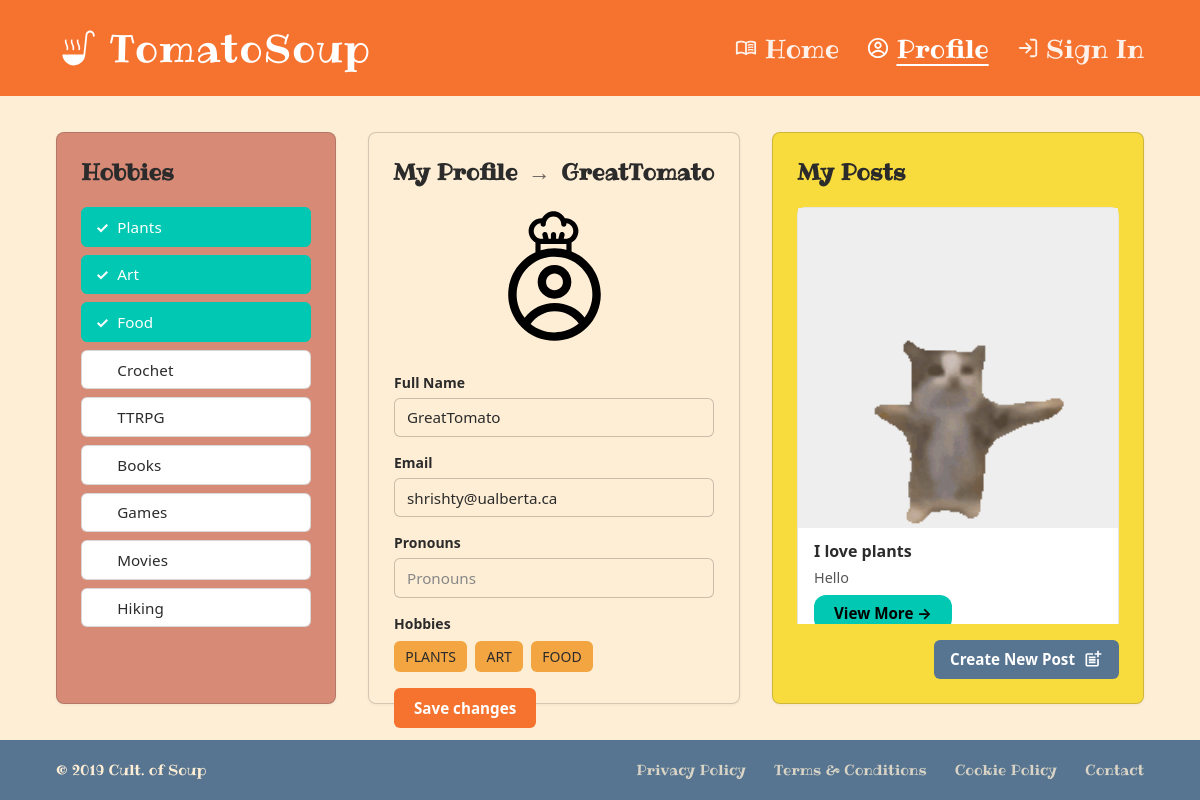
/profile/ (signed in), run on the app's committed database.
### Soup/models.py (models this page shows, shortened)
class Author(AbstractBaseUser, PermissionsMixin):
    id = models.UUIDField(primary_key=True, default=uuid.uuid4, editable=False)
    username = models.CharField(max_length=150, unique=True)
    email = models.CharField(blank=True)
    password = models.CharField(max_length=128, default="thisisapassword")
    pronouns = models.CharField(max_length=128, default="")
    hobby = JSONField(default=list, blank=True) # This will be a list of strings of hobbies that the user has selected
    date_joined = models.DateTimeField(default=timezone.now)
    is_superuser = models.BooleanField(default=False)
    is_staff = models.BooleanField(default=False)
    is_active = models.BooleanField(default=True)
    objects = UserManager()
    USERNAME_FIELD = "username"
    REQUIRED_FIELDS = ["email", "password"]

class Post(models.Model):
    id = models.UUIDField(primary_key=True, default=uuid.uuid4, editable=False)
    title = models.CharField(max_length=300, blank=True)
    description = models.TextField(blank=True)
    author = models.ForeignKey(Author, on_delete=models.CASCADE)
    hobby = models.CharField(max_length=300, choices=HOBBY, default='PLANTS')
    published = models.DateTimeField(default=timezone.now)
    views = models.PositiveIntegerField(default=0)

class Image(models.Model):
    id = models.UUIDField(primary_key=True, default=uuid.uuid4, editable=False)
    post = models.ForeignKey(Post, on_delete=models.CASCADE)
    image = models.ImageField(upload_to='entry_images/')
    order = models.PositiveIntegerField(default=0)
    class Meta:
        ordering = ['order']

### Soup/views.py (the view, shortened to what this page needs)
# urls.py: path('profile/', views.profile_view, name='profile'),
@login_required
def profile_view(request):
    author = request.user
    if author.hobby == '':
        selected = []
    else:
        selected = json.loads(author.hobby)
    user_posts = (
        Post.objects.filter(author=author)
        .prefetch_related("image_set")
        .order_by("-published")
    )
    context = {
        "author": author,
        "all_hobbies": HOBBY,
        "selected_hobby_values": selected,
        "user_posts": user_posts,
    }
    return render(request, "profile.html", context)

### Soup/templates/profile.html (shortened to what this page needs)
{% extends 'base.html' %}
{% load static %}
{% block head %}
<link rel="stylesheet" href="{% static 'css/profile.css' %}">
{% endblock %}
{% block content %}
<div class="profile-layout">
  <aside class="profile-col profile-col--hobbies">
    <h2 class="profile-col-title">Hobbies</h2>
    <ul class="hobby-list" aria-label="Select hobbies">
      {% for value, label in all_hobbies %}
        <li>
          <form name="change-hobby" name="login" method="POST">
            <button type="submit" class="hobby-btn {% if value in selected_hobby_values %}hobby-btn--selected{% endif %}" data-hobby="{{ value }}" aria-pressed="{% if value in selected_hobby_values %}true{% else %}false{% endif %}">
              <span class="hobby-btn-check" aria-hidden="true">✓</span>
              {{ label }}
            </button>
        </form>
        </li>
      {% endfor %}
    </ul>
  </aside>
  <section class="profile-col profile-col--main">
    <h2 class="profile-col-title">
      My Profile
      <span class="profile-col-title-arrow" aria-hidden="true">→</span>
      <span class="profile-display-name">{{ author.username }}</span>
    </h2>
    <div class="profile-card">
      <div class="profile-avatar" aria-hidden="true">
        <img src="{% static 'icons/Component 1_chefprofile.svg' %}" alt="" />
      </div>
      <form class="profile-form" method="post" action="">
        <label class="profile-field">
          <span class="profile-field-label">Full Name</span>
          <input type="text" name="username" class="profile-input" value="{{ author.username }}" placeholder="Username" />
        </label>
        <label class="profile-field">
          <span class="profile-field-label">Email</span>
          <input type="email" name="email" class="profile-input" value="{{ author.email|default:'' }}" placeholder="Email" />
        </label>
        <label class="profile-field">
          <span class="profile-field-label">Pronouns</span>
          <input type="text" name="pronouns" class="profile-input" placeholder="Pronouns" value="{{ author.pronouns|default:'' }}"/>
        </label>
        <div class="profile-hobbies-tags">
          <span class="profile-field-label">Hobbies</span>
          <div class="hobby-tags" aria-label="Selected hobbies">
            {% for value in selected_hobby_values %}
                <span class="hobby-tag">{{ value }}</span>
            {% endfor %}
          </div>
        </div>
        <button type="submit" class="profile-save-btn">Save changes</button>
      </form>
    </div>
  </section>
  <aside class="profile-col profile-col--posts">
    <h2 class="profile-col-title">My Posts</h2>
    <div class="post-cards">
      {% for post in user_posts %}
        <article class="post-card">
          <div class="post-card-image">
            {% with post.image_set.all as images %}
              {% if images %}
                <img src="{{ images.0.image.url }}" alt="" />
              {% else %}
                <span class="post-card-image-placeholder" aria-hidden="true">📷</span>
              {% endif %}
            {% endwith %}
          </div>
          <div class="post-card-body">
            <h3 class="post-card-title">{{ post.title|default:"Untitled" }}</h3>
            <p class="post-card-desc">{{ post.description|truncatewords:12 }}</p>
            <a href="{% url 'post' post.id %}" class="view-more-btn">View More →</a>
          </div>
        </article>
      {% empty %}
        <p class="post-cards-empty">No posts yet.</p>
      {% endfor %}
    </div>
    <a href="{% url 'new_post' %}" class="create-post-btn">
      Create New Post
      <img src="{% static 'icons/Icon Right_newpost.svg' %}" alt="" aria-hidden="true" />
    </a>
  </aside>
</div>
{% endblock %}

### Soup/static/css/global.css (style rules this page uses)
:root { --ts-palette-dark-teal: #008080; --ts-palette-blue-gray: #577590; --ts-palette-cyan: #00C3D0; --ts-palette-teal: #00C8B3; --ts-palette-green: #34C759; --ts-palette-light-green: #98D8A0; --ts-palette-periwinkle: #B8C5D6; --ts-palette-salmon: #D78A76; --ts-palette-amber: #F2A541; --ts-palette-orange: #F6732F; --ts-palette-burnt-orange: #B85C38; --ts-palette-yellow: #F8DC3D; --ts-palette-cream: #FEEED5; --ts-palette-white: #FFFFFF; --ts-color-header: var(--ts-palette-orange); --ts-color-header-text: var(--ts-palette-white); --ts-color-bg: var(--ts-palette-cream); --ts-color-footer: var(--ts-palette-blue-gray); --ts-color-footer-text: var(--ts-palette-cream); --ts-color-link: var(--ts-palette-cream); --ts-color-link-muted: rgba(254, 238, 213, 0.78); --ts-font-body: "Segoe UI", system-ui, -apple-system, sans-serif; }
*, *::before, *::after { box-sizing: border-box; }
html, body { height: 100%; }
body { margin: 0; font-family: "Ribeye", cursive; background-color: var(--ts-color-bg); color: #2b2b2b; display: flex; flex-direction: column; }
a { color: inherit; text-decoration: none; }
.view-more-btn { display: inline-block; padding: 0.5rem 1.25rem; background-color: var(--ts-palette-teal); color: #000; font-weight: 700; font-size: 0.95rem; border: none; border-radius: 12px; text-decoration: none; font-family: var(--ts-font-body); }

### data on the page
Author: username "GreatTomato", email "shrishty@ualberta.ca"
Post: image_set.all.0.image (picture), title "I love plants", description "Hello"

### other printed values
{{ label }} "Plants" "Art" "Food" "Crochet" "TTRPG" "Books" "Games" "Movies" "Hiking"
{{ value }} "PLANTS" "ART" "FOOD"
